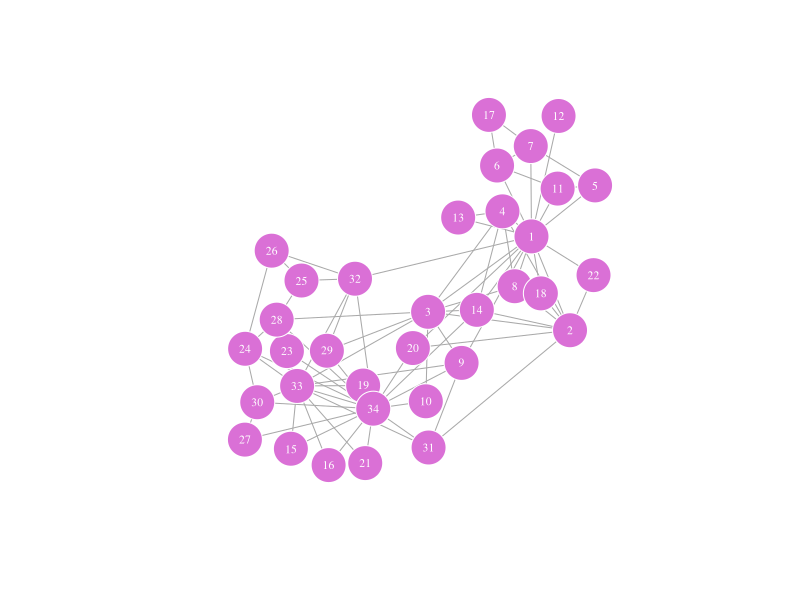
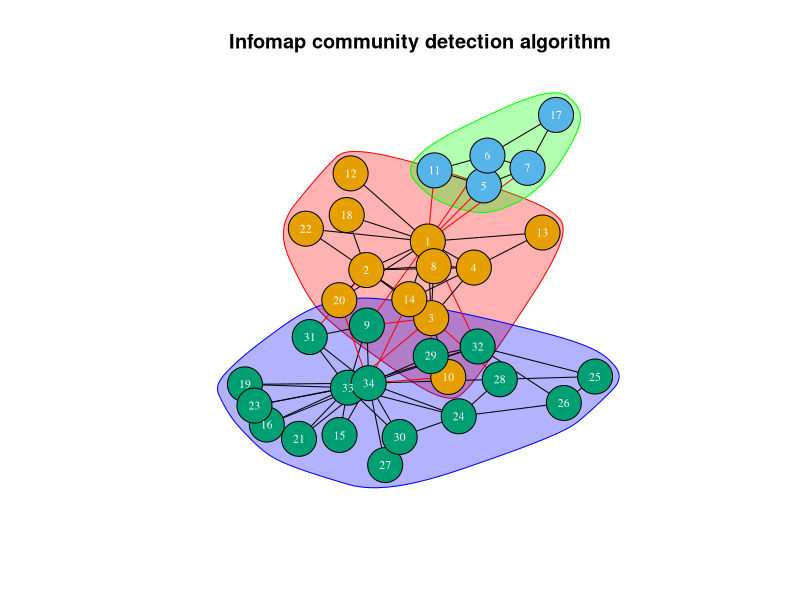
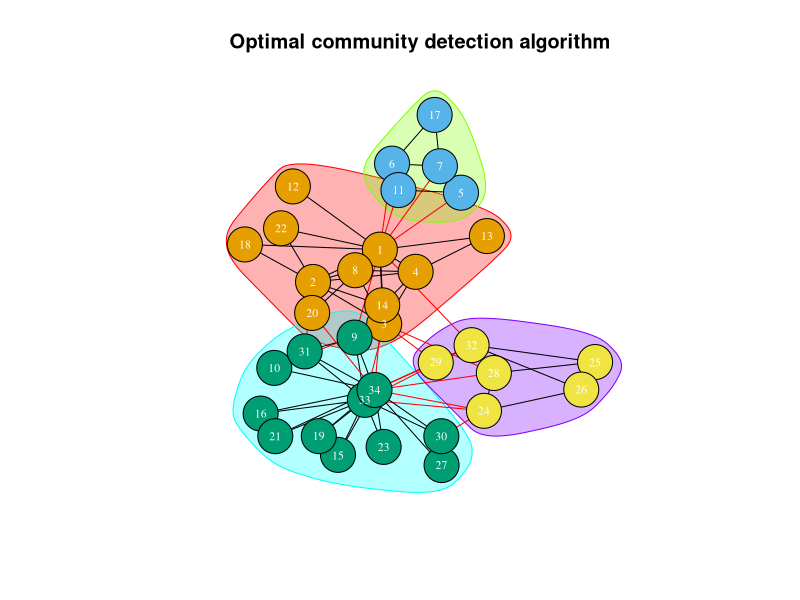

Recreate these plots in R, in order. (Note: this script raises an error after producing the figures.)
## ---- chunk 1
knitr::opts_chunk$set(echo=FALSE)
fig.pos = 'h'
## ---- chunk 2
require(igraph, quietly = T)
require(viridis, quietly = T)
require(knitr, quietly = T)
## ---- chunk 3
karate <- graph.famous("Zachary")
## ---- chunk 4
plot(karate, vertex.size=20, vertex.color='orchid', vertex.label.color="white",
     vertex.label.font=0.001,  vertex.label.cex=.7, vertex.frame.color="white", edge.arrow.size=.2, layout=layout_with_dh)
## ---- chunk 5
from_community_to_measures<- function(community, graph){
  
  nc=length(V(graph)) #nodes in the graph
  fc=sum(crossing(community, graph)) #intercluster edges 
  mc=length(E(graph))-fc #intracluster edges 
  
  #modularity
  modu=modularity(community)
  
  #TPT
  cluster_labels=membership(community)
  numgp <- max(cluster_labels) #number of clusters. 
  sum=0
  for (i in 1:numgp){
    W <- c(which(cluster_labels==i))
    sub<-induced_subgraph(graph, W)
    weigth=(length(V(sub))) #weight AKA number of nodes in the cluster
    sum=sum+((length(triangles(sub))/3)*weigth)
  }
  TPT=(sum/nc)
  
  #conductance
  
  conductance= fc/((2*mc)+fc)
  
  #expansion
  
  expansion=fc/nc

  return(c(numgp,TPT, expansion, conductance, modu))
}
## ---- chunk 6
from_graph_to_table<- function(graph){
  result=data.frame(row.names =c('Ncluster','TPT', 'Expansion', 'Conductance','Modularity'))
  
  edge<-edge.betweenness.community(graph)
  result['Edge Betweennes']=from_community_to_measures(edge, graph)
  
  fast<-fastgreedy.community(graph)
  result['Fastgreedy']=from_community_to_measures(fast, graph)
  
  label<-label.propagation.community(graph)
  result['Label propagation']=from_community_to_measures(label, graph)
  
  leading<-leading.eigenvector.community(graph)
  result['Leading eigenvector']=from_community_to_measures(leading, graph)
  
  multi<-multilevel.community(graph)
  result['Multilevel']=from_community_to_measures(multi, graph)
  
  opti<-optimal.community(graph)
  result['Optimal']=from_community_to_measures(opti, graph)
  
  if (is.connected(graph)==TRUE){
    spingla<-spinglass.community(graph)
    result['Spinglass']=from_community_to_measures(spingla, graph)
  }
  
  walka<-walktrap.community(graph)
  result['Walktrap']=from_community_to_measures(walka, graph)
  
  info<-infomap.community(graph)
  result['Infomap']=from_community_to_measures(info, graph)
  
  kable(t(result))

}

## ---- chunk 7
from_graph_to_table(karate)
## ---- chunk 8
info<-infomap.community(karate)
plot(info, karate, vertex.size=20, vertex.label.color="white",
     vertex.label.font=0.001, vertex.label.cex=.7, main='Infomap community detection algorithm' )
## ---- chunk 9
info<-optimal.community(karate)
plot(info, karate, vertex.size=20, vertex.label.color="white",
     vertex.label.font=0.001, vertex.label.cex=.7, main='Optimal community detection algorithm' )
## ---- chunk 10
dol<-read_graph('data/mammalia-dolphin-social.edges',directed=FALSE)
plot(dol, vertex.size=20, vertex.color='lightblue', vertex.label.color="white",
     vertex.label.font=0.001,  vertex.label.cex=.7, vertex.frame.color="white", edge.arrow.size=.2 )

## ---- chunk 11
from_graph_to_table(dol)
## ---- chunk 12
multi<-multilevel.community(dol)
plot(multi, dol, vertex.size=20, vertex.label.color="white",
     vertex.label.font=0.001, vertex.label.cex=.7,  main='Multilevel community detection algorithm')
## ---- chunk 13
edge_bet<-edge.betweenness.community(dol)
plot(edge_bet, dol, vertex.size=20, vertex.label.color="white",
     vertex.label.font=0.001, vertex.label.cex=.7,  main='Edge betweenness community detection algorithm')
## ---- chunk 14
tor<-read_graph('data/reptilia-tortoise-network-lm.edges',directed=FALSE)
plot(tor, vertex.size=20, vertex.color='lightgreen', vertex.label.color="white",
     vertex.label.font=0.001,  vertex.label.cex=.7, vertex.frame.color="white", edge.arrow.size=.2 )
tor<-simplify(tor)
## ---- chunk 15
set.seed(123)
from_graph_to_table(tor)
## ---- chunk 16
set.seed(123)
lab<-label.propagation.community(tor)
plot(lab, tor, vertex.size=20, vertex.label.color="white",
     vertex.label.font=0.001, vertex.label.cex=.7,  main='Label propagation community detection algorithm')
## ---- chunk 17
set.seed(123)
edg<-edge.betweenness.community(tor)
plot(edg, tor, vertex.size=20, vertex.label.color="white",
     vertex.label.font=0.001, vertex.label.cex=.7,  main='Label propagation community detection algorithm')
## ---- chunk 18
set.seed(123)
multi<-multilevel.community(tor)
plot(multi, tor, vertex.size=20, vertex.label.color="white",
     vertex.label.font=0.001, vertex.label.cex=.7,  main='Multilevel community detection algorithm')
## ---- chunk 19
set.seed(123)
opt<-optimal.community(tor)
plot(opt, tor, vertex.size=20, vertex.label.color="white",
     vertex.label.font=0.001, vertex.label.cex=.7,  main='Optimal community detection algorithm')
## ---- chunk 20
set.seed(123)
walk<-walktrap.community(tor)
plot(walk, tor, vertex.size=20, vertex.label.color="white",
     vertex.label.font=0.001, vertex.label.cex=.7,  main='Walktrap community detection algorithm')
## ---- chunk 21
set.seed(123)
inf<-infomap.community(tor)
plot(inf, tor, vertex.size=20, vertex.label.color="white",
     vertex.label.font=0.001, vertex.label.cex=.7,  main='Infomap community detection algorithm')
## ---- chunk 22
wea<-read_graph('data/aves-weaver-social-00.edges',directed=FALSE)
plot(wea, vertex.size=20, vertex.color='gold', vertex.label.color="white",
     vertex.label.font=0.001,  vertex.label.cex=.7, vertex.frame.color="white", edge.arrow.size=.2 )

## ---- chunk 23
set.seed(123)
from_graph_to_table(wea)
## ---- chunk 24
inf<-infomap.community(wea)
plot(inf, wea, vertex.size=20, vertex.label.color="white",
     vertex.label.font=0.001, vertex.label.cex=.7,  main='Infomap community detection algorithm')
## ---- chunk 25
set.seed(123)
inf<-leading.eigenvector.community(wea)
plot(inf, wea, vertex.size=20, vertex.label.color="white",
     vertex.label.font=0.001, vertex.label.cex=.7,  main='Leading eigenvector community detection algorithm')
